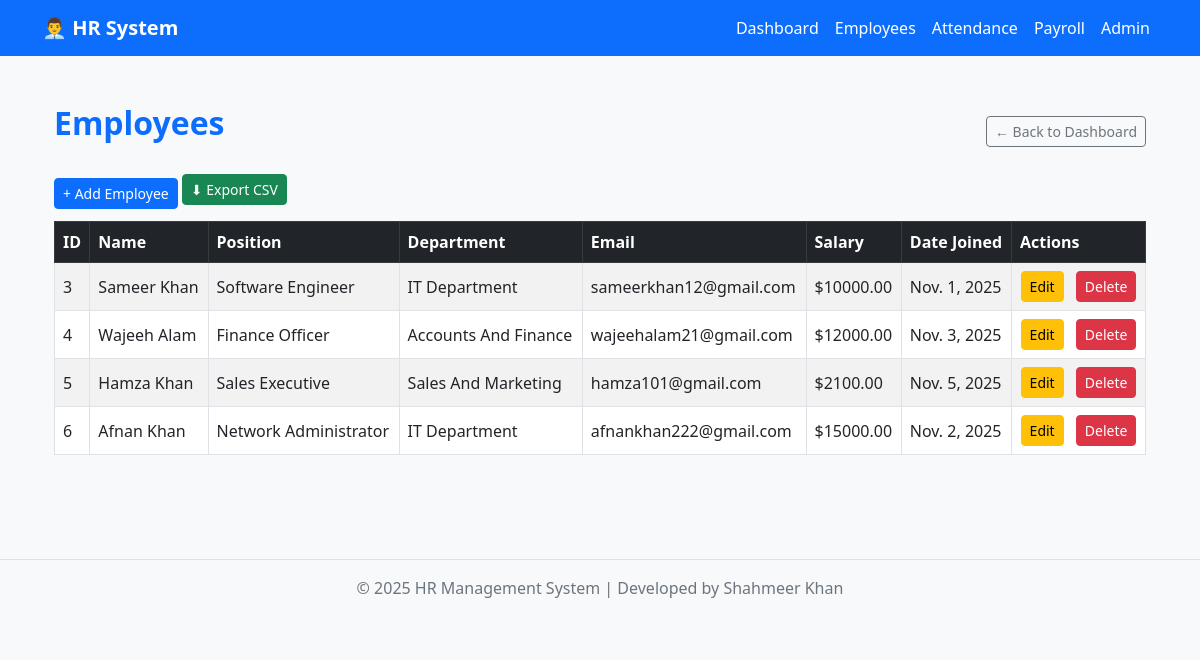
/employees/, run on an earlier commit of the app's database.
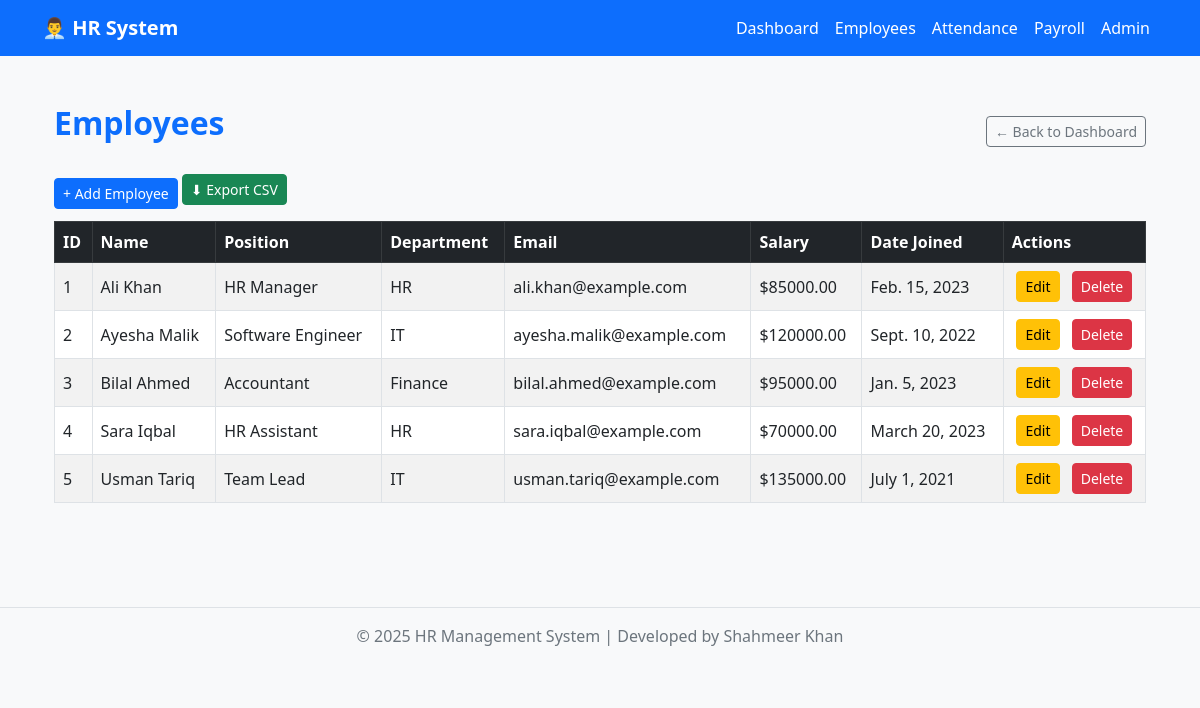
And on a later commit of the database.
### hr/models.py (models this page shows, shortened)
class Employee(models.Model):
    emp_id = models.AutoField(primary_key=True)
    name = models.CharField(max_length=100)
    position = models.CharField(max_length=100)
    department = models.CharField(max_length=100)
    email = models.EmailField(unique=True)
    salary = models.DecimalField(max_digits=10, decimal_places=2)
    date_joined = models.DateField()

### hr/views.py (the view)
# urls.py: path('employees/', views.employee_list, name='employee_list'),
def employee_list(request):
    employees = Employee.objects.all().order_by('emp_id')
    return render(request, 'hr/employees.html', {'employees': employees})

### hr/templates/hr/employees.html
{% extends 'hr/base.html' %}
{% block content %}
<div class="container mt-4">
  <div class="d-flex justify-content-between align-items-center mb-3">
    <h2 class="mb-3 fw-bold text-primary">Employees</h2>
    <a href="/" class="btn btn-outline-secondary btn-sm">&larr; Back to Dashboard</a>
  </div>
  <a href="/employees/add/" class="btn btn-primary btn-sm mb-2">+ Add Employee</a>
  <a href="/employees/export/" class="btn btn-success btn-sm mb-3">⬇ Export CSV</a>
  <div class="table-responsive">
    <table class="table table-striped table-bordered align-middle">
      <thead class="table-dark">
        <tr>
          <th>ID</th>
          <th>Name</th>
          <th>Position</th>
          <th>Department</th>
          <th>Email</th>
          <th>Salary</th>
          <th>Date Joined</th>
          <th>Actions</th>
        </tr>
      </thead>
      <tbody>
        {% for emp in employees %}
        <tr>
          <td>{{ emp.emp_id }}</td>
          <td>{{ emp.name }}</td>
          <td>{{ emp.position }}</td>
          <td>{{ emp.department }}</td>
          <td>{{ emp.email }}</td>
          <td>${{ emp.salary }}</td>
          <td>{{ emp.date_joined }}</td>
          <td class="text-center">
            <a href="{% url 'edit_employee' emp.emp_id %}" class="btn btn-sm btn-warning me-2">Edit</a>
            <a href="{% url 'delete_employee' emp.emp_id %}" class="btn btn-sm btn-danger"
              onclick="return confirm('Are you sure you want to delete this employee?')">Delete</a>
          </td>
        </tr>
        {% empty %}
        <tr><td colspan="8" class="text-center text-muted">No employees yet. Add a new one!</td></tr>
        {% endfor %}
      </tbody>
    </table>
  </div>
</div>
{% endblock %}

### hr/templates/hr/base.html (shortened to what this page needs)
<!DOCTYPE html>
<html lang="en">
<head>
  <link href="https://cdn.jsdelivr.net/npm/bootstrap@5.3.0/dist/css/bootstrap.min.css" rel="stylesheet">
</head>
<body>
  <nav class="navbar navbar-expand-lg navbar-dark">
    <div class="container">
      <a class="navbar-brand fw-bold" href="/">👨‍💼 HR System</a>
      <div class="collapse navbar-collapse" id="navbarNav">
        <ul class="navbar-nav ms-auto">
          <li class="nav-item"><a href="/" class="nav-link">Dashboard</a></li>
          <li class="nav-item"><a href="/employees/" class="nav-link">Employees</a></li>
          <li class="nav-item"><a href="/attendance/" class="nav-link">Attendance</a></li>
          <li class="nav-item"><a href="/payroll/" class="nav-link">Payroll</a></li>
          <li class="nav-item"><a href="/admin/" class="nav-link">Admin</a></li>
        </ul>
      </div>
    </div>
  </nav>
  <div class="container py-4">
    {% block content %}{% endblock %}
  </div>
  <footer class="py-3 border-top">
    <p>© 2025 HR Management System | Developed by Shahmeer Khan</p>
  </footer>
</body>
</html>

### hr/templates/hr/base.html (style rules this page uses)
body { background-color: #f8f9fa; font-family: 'Segoe UI', Tahoma, Geneva, Verdana, sans-serif; }
.navbar { background-color: #0d6efd; }
.navbar-brand, .nav-link { color: white !important; font-weight: 500; }
footer { margin-top: 4rem; text-align: center; color: #6c757d; }

What changed in the data, as far as the page shows it:
removed Employee: emp_id "6", name "Afnan Khan", position "Network Administrator", department "IT Department", email "afnankhan222@gmail.com", salary "15000.00", date_joined "Nov. 2, 2025"
added Employee: emp_id "1", name "Ali Khan", position "HR Manager", department "HR", email "ali.khan@example.com", salary "85000.00", date_joined "Feb. 15, 2023"
added Employee: emp_id "2", name "Ayesha Malik", position "Software Engineer", department "IT", email "ayesha.malik@example.com", salary "120000.00", date_joined "Sept. 10, 2022"
changed Employee id 3: name "Sameer Khan" → "Bilal Ahmed"; position "Software Engineer" → "Accountant"; department "IT Department" → "Finance"; email "sameerkhan12@gmail.com" → "bilal.ahmed@example.com"; salary "10000.00" → "95000.00"; date_joined "Nov. 1, 2025" → "Jan. 5, 2023"
changed Employee id 4: name "Wajeeh Alam" → "Sara Iqbal"; position "Finance Officer" → "HR Assistant"; department "Accounts And Finance" → "HR"; email "wajeehalam21@gmail.com" → "sara.iqbal@example.com"; salary "12000.00" → "70000.00"; date_joined "Nov. 3, 2025" → "March 20, 2023"
changed Employee id 5: name "Hamza Khan" → "Usman Tariq"; position "Sales Executive" → "Team Lead"; department "Sales And Marketing" → "IT"; email "hamza101@gmail.com" → "usman.tariq@example.com"; salary "2100.00" → "135000.00"; date_joined "Nov. 5, 2025" → "July 1, 2021"
